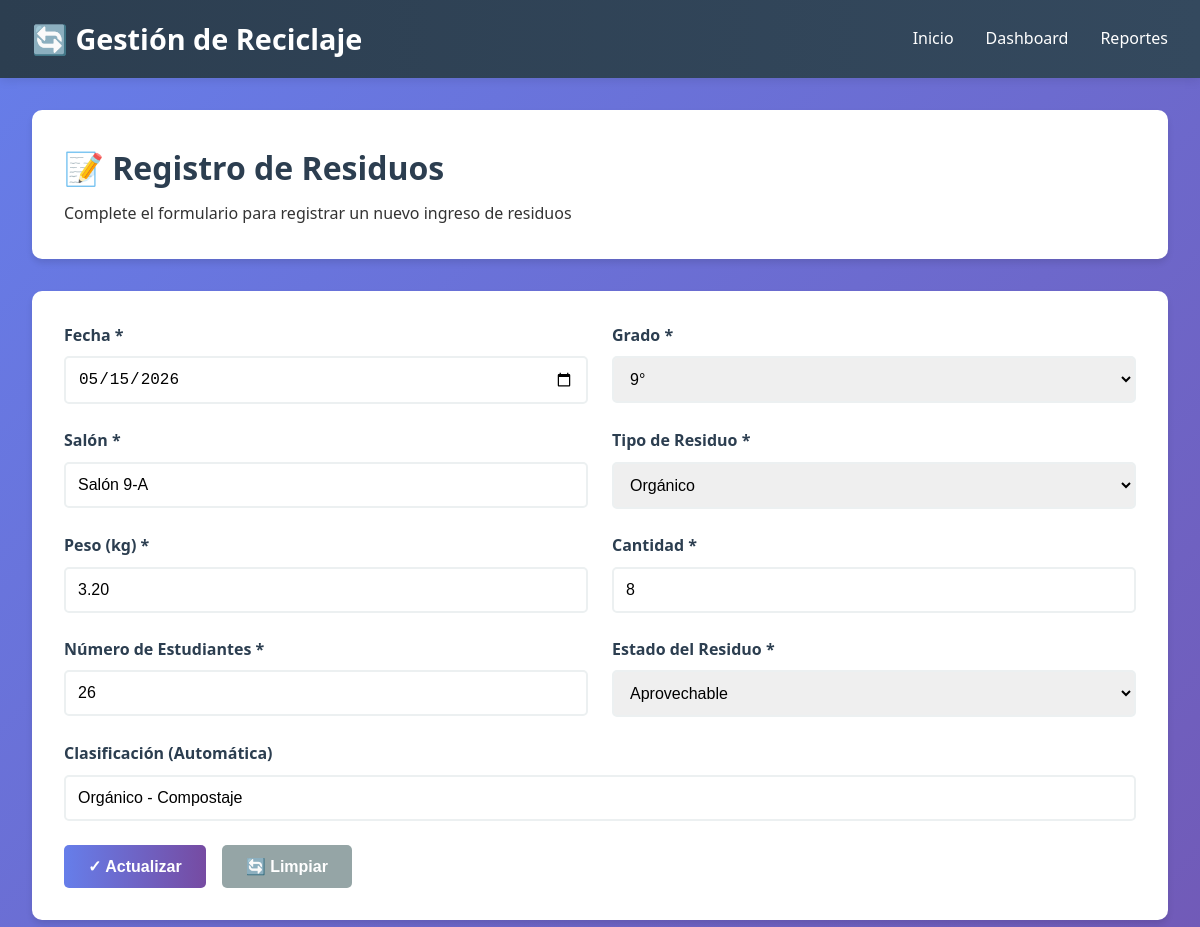
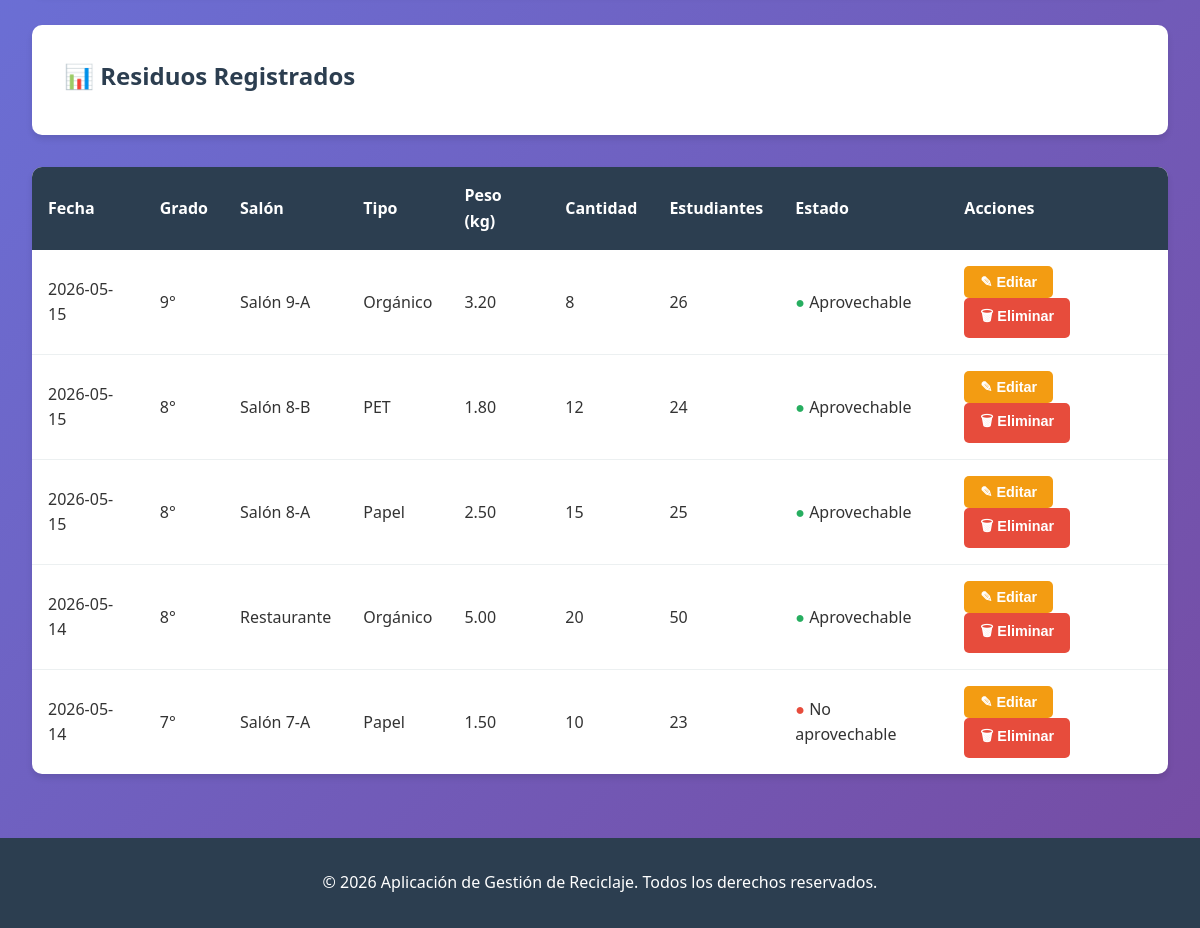
The page /index.php?id=3 on the database its author committed (2 pictures, top to bottom).
### tables this page shows
CREATE TABLE residuos (
    id INT PRIMARY KEY AUTO_INCREMENT,
    fecha DATE NOT NULL,
    grado VARCHAR(10) NOT NULL,
    salon VARCHAR(50) NOT NULL,
    tipo_residuo ENUM('Papel', 'PET', 'Orgánico') NOT NULL,
    peso_kg DECIMAL(10, 2) NOT NULL,
    cantidad INT NOT NULL,
    numero_estudiantes INT NOT NULL,
    estado_residuo ENUM('Aprovechable', 'No aprovechable') NOT NULL,
    clasificacion VARCHAR(100),
    created_at TIMESTAMP DEFAULT CURRENT_TIMESTAMP,
    updated_at TIMESTAMP DEFAULT CURRENT_TIMESTAMP ON UPDATE CURRENT_TIMESTAMP,
    INDEX idx_fecha (fecha),
    INDEX idx_grado (grado),
    INDEX idx_salon (salon),
    INDEX idx_tipo (tipo_residuo),
    INDEX idx_estado (estado_residuo)
);

### config/database.php (called while the page is built, shortened)
<?php
function sanitize($data, $conn) {
    return $conn->real_escape_string(htmlspecialchars(trim($data)));
}
function executeQuery($conn, $query) {
    $result = $conn->query($query);
    return $result;
}
?>

### index.php (the view, shortened to what this page needs)
<?php
include 'config/database.php';
include 'includes/header.php';
$form_id = isset($_GET['id']) ? sanitize($_GET['id'], $conn) : null;
$edit_mode = false;
$waste_data = null;
if ($form_id) {
    $result = executeQuery($conn, "SELECT * FROM residuos WHERE id = $form_id");
    if ($result->num_rows > 0) {
        $edit_mode = true;
        $waste_data = $result->fetch_assoc();
    }
}
?>
<div class="page-header">
    <h1>📝 Registro de Residuos</h1>
    <p>Complete el formulario para registrar un nuevo ingreso de residuos</p>
</div>
<div class="form-container">
    <form id="waste-form" method="POST">
        <div class="form-row">
            <div class="form-group">
                <label for="fecha">Fecha *</label>
                <input type="date" id="fecha" name="fecha" required value="<?php echo $waste_data['fecha'] ?? date('Y-m-d'); ?>">
            </div>
            <div class="form-group">
                <label for="grado">Grado *</label>
                <select id="grado" name="grado" required>
                    <option value="9°" <?php echo ($waste_data['grado'] ?? '') === '9°' ? 'selected' : ''; ?>>9°</option>
                </select>
            </div>
        </div>
        <div class="form-row">
            <div class="form-group">
                <label for="salon">Salón *</label>
                <input type="text" id="salon" name="salon" placeholder="Ej: Salón 8-A" required value="<?php echo $waste_data['salon'] ?? ''; ?>">
            </div>
            <div class="form-group">
                <label for="tipo_residuo">Tipo de Residuo *</label>
                <select id="tipo_residuo" name="tipo_residuo" required onchange="classifyWaste()">
                    <option value="Orgánico" <?php echo ($waste_data['tipo_residuo'] ?? '') === 'Orgánico' ? 'selected' : ''; ?>>Orgánico</option>
                </select>
            </div>
        </div>
        <div class="form-row">
            <div class="form-group">
                <label for="peso_kg">Peso (kg) *</label>
                <input type="number" id="peso_kg" name="peso_kg" step="0.01" min="0" required value="<?php echo $waste_data['peso_kg'] ?? ''; ?>">
            </div>
            <div class="form-group">
                <label for="cantidad">Cantidad *</label>
                <input type="number" id="cantidad" name="cantidad" min="0" required value="<?php echo $waste_data['cantidad'] ?? ''; ?>">
            </div>
        </div>
        <div class="form-row">
            <div class="form-group">
                <label for="numero_estudiantes">Número de Estudiantes *</label>
                <input type="number" id="numero_estudiantes" name="numero_estudiantes" min="0" required value="<?php echo $waste_data['numero_estudiantes'] ?? ''; ?>">
            </div>
            <div class="form-group">
                <label for="estado_residuo">Estado del Residuo *</label>
                <select id="estado_residuo" name="estado_residuo" required onchange="classifyWaste()">
                    <option value="Aprovechable" <?php echo ($waste_data['estado_residuo'] ?? '') === 'Aprovechable' ? 'selected' : ''; ?>>Aprovechable</option>
                </select>
            </div>
        </div>
        <div class="form-group">
            <label for="clasificacion">Clasificación (Automática)</label>
            <input type="text" id="clasificacion" name="clasificacion" readonly value="<?php echo $waste_data['clasificacion'] ?? ''; ?>">
        </div>
        <div class="btn-group">
            <button type="submit" class="btn btn-primary"><?php echo $edit_mode ? '✓ Actualizar' : '➕ Guardar'; ?></button>
            <button type="button" class="btn btn-secondary" onclick="clearForm('waste-form')">🔄 Limpiar</button>
        </div>
    </form>
</div>
<div class="page-header">
    <h2>📊 Residuos Registrados</h2>
</div>
<div class="table-container">
    <table>
        <thead>
            <tr>
                <th>Fecha</th>
                <th>Grado</th>
                <th>Salón</th>
                <th>Tipo</th>
                <th>Peso (kg)</th>
                <th>Cantidad</th>
                <th>Estudiantes</th>
                <th>Estado</th>
                <th>Acciones</th>
            </tr>
        </thead>
        <tbody>
            <?php
            $result = executeQuery($conn, "SELECT * FROM residuos ORDER BY fecha DESC LIMIT 20");
            if ($result->num_rows > 0) {
                while ($row = $result->fetch_assoc()) {
                    $estado_class = $row['estado_residuo'] === 'Aprovechable' ? 'green' : 'red';
                    echo "<tr>
                        <td>{$row['fecha']}</td>
                        <td>{$row['grado']}</td>
                        <td>{$row['salon']}</td>
                        <td>{$row['tipo_residuo']}</td>
                        <td>{$row['peso_kg']}</td>
                        <td>{$row['cantidad']}</td>
                        <td>{$row['numero_estudiantes']}</td>
                        <td><span style='color: " . ($estado_class === 'green' ? '#27ae60' : '#e74c3c') . "'>●</span> {$row['estado_residuo']}</td>
                        <td>
                            <button onclick='editWaste({$row['id']})' class='btn btn-warning' style='padding: 0.5rem 1rem; font-size: 0.9rem;'>✎ Editar</button>
                            <button onclick='deleteWaste({$row['id']})' class='btn btn-danger' style='padding: 0.5rem 1rem; font-size: 0.9rem;'>🗑 Eliminar</button>
                        </td>
                    </tr>";
                }
            } else {
                echo "<tr><td colspan='9' style='text-align: center; color: #95a5a6;'>No hay registros aún</td></tr>";
            }
            ?>
        </tbody>
    </table>
</div>
<?php include 'includes/footer.php'; ?>

### css/styles.css (style rules this page uses)
* { margin: 0; padding: 0; box-sizing: border-box; }
body { font-family: 'Segoe UI', Tahoma, Geneva, Verdana, sans-serif; background: linear-gradient(135deg, #667eea 0%, #764ba2 100%); color: #333; line-height: 1.6; min-height: 100vh; display: flex; flex-direction: column; }
.page-header { background: white; padding: 2rem; border-radius: 10px; margin-bottom: 2rem; box-shadow: 0 4px 6px rgba(0,0,0,0.1); }
.page-header h1 { color: #2c3e50; margin-bottom: 0.5rem; }
.page-header h2 { color: #2c3e50; margin-bottom: 0.5rem; }
.form-container { background: white; padding: 2rem; border-radius: 10px; box-shadow: 0 4px 6px rgba(0,0,0,0.1); margin-bottom: 2rem; }
.form-group { margin-bottom: 1.5rem; }
.form-group label { display: block; margin-bottom: 0.5rem; font-weight: 600; color: #2c3e50; }
.form-group input, .form-group select, .form-group textarea { width: 100%; padding: 0.75rem; border: 2px solid #ecf0f1; border-radius: 5px; font-size: 1rem; transition: border-color 0.3s ease; }
.form-row { display: grid; grid-template-columns: repeat(auto-fit, minmax(250px, 1fr)); gap: 1.5rem; }
.btn { padding: 0.75rem 1.5rem; border: none; border-radius: 5px; font-size: 1rem; cursor: pointer; transition: all 0.3s ease; font-weight: 600; display: inline-block; }
.btn-primary { background: linear-gradient(90deg, #667eea 0%, #764ba2 100%); color: white; }
.btn-secondary { background: #95a5a6; color: white; }
.btn-danger { background: #e74c3c; color: white; }
.btn-warning { background: #f39c12; color: white; }
.btn-group { display: flex; gap: 1rem; margin-top: 1.5rem; }
.table-container { background: white; border-radius: 10px; overflow: hidden; box-shadow: 0 4px 6px rgba(0,0,0,0.1); margin-bottom: 2rem; }
table { width: 100%; border-collapse: collapse; }
table thead { background: #2c3e50; color: white; }
table th { padding: 1rem; text-align: left; font-weight: 600; }
table td { padding: 1rem; border-bottom: 1px solid #ecf0f1; }
table tbody tr:last-child td { border-bottom: none; }

### rows shown on the page
residuos: fecha "05/15/2026", grado "9°", salon "Salón 9-A", tipo_residuo "Orgánico", peso_kg "3.20", cantidad "8", numero_estudiantes "26", estado_residuo "Aprovechable", clasificacion "Orgánico - Compostaje", fecha "2026-05-15"
residuos: fecha "2026-05-15", grado "8°", salon "Salón 8-B", tipo_residuo "PET", peso_kg "1.80", cantidad "12", numero_estudiantes "24", estado_residuo "Aprovechable"
residuos: fecha "2026-05-15", grado "8°", salon "Salón 8-A", tipo_residuo "Papel", peso_kg "2.50", cantidad "15", numero_estudiantes "25", estado_residuo "Aprovechable"
residuos: fecha "2026-05-14", grado "8°", salon "Restaurante", tipo_residuo "Orgánico", peso_kg "5.00", cantidad "20", numero_estudiantes "50", estado_residuo "Aprovechable"
residuos: fecha "2026-05-14", grado "7°", salon "Salón 7-A", tipo_residuo "Papel", peso_kg "1.50", cantidad "10", numero_estudiantes "23", estado_residuo "No aprovechable"
